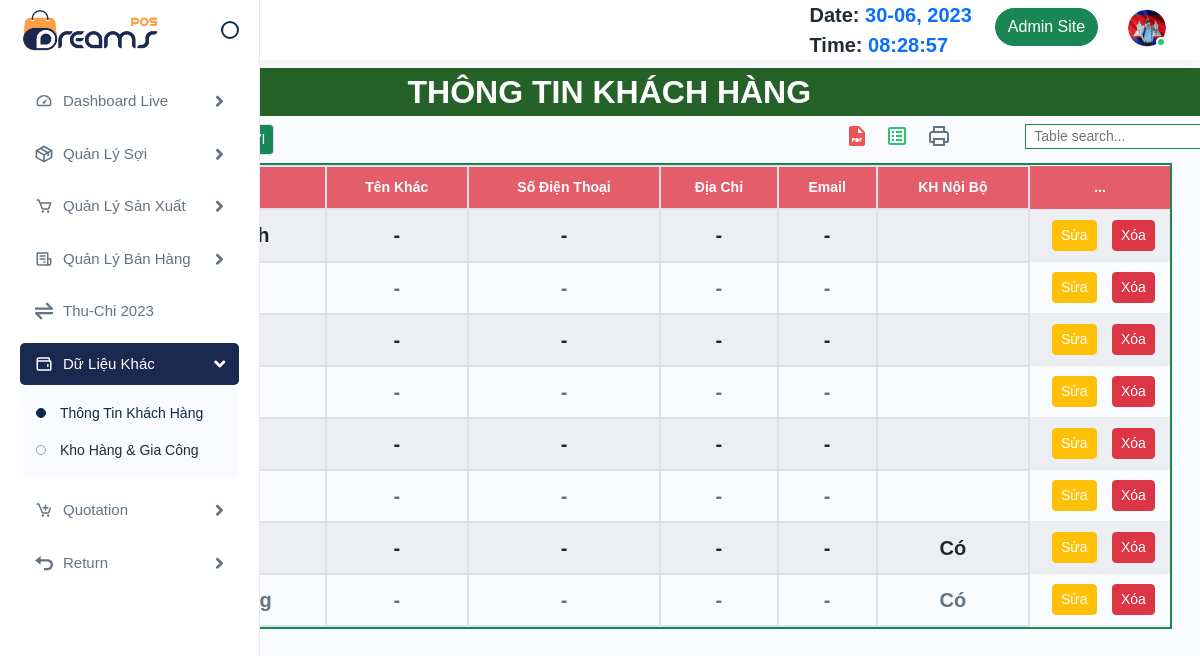
The page /data/Customer_info/ (signed in) on the database its author committed.
### QLSanXuat/models.py (models this page shows, shortened)
class KhachHang(models.Model):
    name = models.CharField(max_length=30, unique=True, verbose_name='Tên Khách Hàng:')
    real_name = models.CharField(max_length=30, null=True, blank=True, verbose_name='Tên Khác:')
    Phone_Number = PhoneField(null=True, blank=True, verbose_name='Số ĐT:')
    Address = models.CharField(max_length=100, null=True, blank=True, verbose_name='Địa Chỉ:')
    email = models.EmailField(null=True, blank=True, verbose_name='Email:')
    Own = models.BooleanField(default=False, verbose_name='Nội Bộ')
    class Meta:
        verbose_name_plural = '2.3. Khách Hàng'

### OtherData/views.py (the view)
# urls.py: path('data/Customer_info/', views.Customer_info, name='Customer_info'),
@login_required
def Customer_info(request):
    rows = KhachHang.objects.all().order_by('Own', 'id')
    context = {
        'nav': 'Cus_inf',
        'rows': rows,
    }
    return render(request, 'OtherData/Customer_info/Customer_info.html', context)

### templates/OtherData/Customer_Info/Customer_info.html (shortened to what this page needs)
{% extends 'CoreParts/base.html' %}
{% load humanize %}
{% load static %}
{% block content %}
<div class="container-fluid">
    <div class="col-md-12 mx-3 my-2" style="background-color:#256128">
        <div class="row">
            <div class="col-md-5 offset-md-3">
                <h2 class="text-center text-white fw-bold fs-2">THÔNG TIN KHÁCH HÀNG</h2>
            </div>
        </div>
    </div>
    <div class="row">
        <div class="col-md-7 offset-md-1">
            <a type="button" class="btn btn-success btn-sm border" href="{% url 'Customer_add' %}">THÊM MỚI</a>
        </div>
        <div class="col-md-2 wordset">
            <ul>
                <li>
                    <a data-bs-toggle="tooltip" data-bs-placement="top" title="" data-bs-original-title="Pdf: unavailable"
                       aria-label="pdf"><img src="{% static 'assets/img/icons/pdf.svg' %}" alt="img"></a>
                </li>
                <li>
                    <a data-bs-toggle="tooltip" data-bs-placement="top" title="" data-bs-original-title="Excel"
                       aria-label="excel"><img src="{% static 'assets/img/icons/excel.svg' %}" alt="img"></a>
                </li>
                <li>
                    <a data-bs-toggle="tooltip" data-bs-placement="top" title="" data-bs-original-title="Print: unavailable"
                       aria-label="print"><img src="{% static 'assets/img/icons/printer.svg' %}" alt="img"></a>
                </li>
            </ul>
        </div>
        <div class="col-md-2">
            <input class="border border-success px-2" type="text" id="my-filter" placeholder="Table search...">
        </div>
    </div>
    <div class="row my-2 mx-3 border border-success border-2 table-responsive" style="max-height:66vh; overflow-x:auto">
        <table class="table table-striped table-auto table-hover table-bordered table-sm table-responsive me-5">
            <thead class="bg-yarn-order">
            <tr class="text-center">
                <th scope="col" class="border text-wrap text-white" style="vertical-align:middle">Khách Hàng</th>
                <th scope="col" class="border text-wrap text-white" style="vertical-align:middle">Tên Khác</th>
                <th scope="col" class="border text-wrap text-white" style="vertical-align:middle">Số Điện Thoại</th>
                <th scope="col" class="border text-wrap text-white" style="vertical-align:middle">Địa Chỉ</th>
                <th scope="col" class="border text-wrap text-white" style="vertical-align:middle">Email</th>
                <th scope="col" class="border text-wrap text-white" style="vertical-align:middle">KH Nội Bộ</th>
                <th scope="col" class="text-white" style="width:140px; vertical-align:middle">...</th>
            </tr>
            </thead>
            <tbody>
            {% for row in rows %}
            <tr class="my-0 tr-filter">
                <td class="border text-center fw-bold fs-5">{{ row.name }}</td>
                <td class="border text-center fw-bold fs-5">{{ row.real_name|default:'-' }}</td>
                <td class="border text-center fw-bold fs-5">{{ row.Phone_Number|default:'-' }}</td>
                <td class="border text-center fw-bold fs-5">{{ row.Address|default:'-' }}</td>
                <td class="border text-center fw-bold fs-5">{{ row.email|default:'-' }}</td>
                <td class="border text-center fw-bold fs-5">{% if row.Own %} Có {% endif %}</td>
                <td class="row my-auto ms-0 me-0" style="width:140px">
                    <div class="col-md-6">
                        <a type="button"
                           class="btn btn-warning btn-sm text-white {% if not user.is_superuser and not user.is_staff %} disabled {% endif %}"
                           href="{% url 'Customer_update' pk=row.id %}">Sửa</a>
                    </div>
                    <div class="col-md-6">
                        <a type="button"
                           class="btn btn-danger btn-sm text-white {% if not user.is_superuser and not user.is_staff %} disabled {% endif %}"
                           href="{% url 'Customer_delete' pk=row.id %}">Xóa</a>
                    </div>
                </td>
            </tr>
            {% endfor %}
            </tbody>
        </table>
    </div>
</div>
{% endblock %}

### templates/CoreParts/base.html (shortened to what this page needs)
{% load static %}
<!DOCTYPE html>
<html lang="en">
<head>
    {% include 'CoreParts/First_load.html' %}
</head>
<body class="mini-sidebar">
    {% include 'CoreParts/NavBar.html' %}
    <div class="page-wrapper">
        {% block content %}
        {% endblock %}
    </div>
</body>
</html>

### templates/CoreParts/First_load.html (shortened to what this page needs)
{% load static %}
<link rel="stylesheet" href="{% static 'assets/css/Bs-custom.css' %}">
<link rel="stylesheet" href="{% static 'assets/css/animate.css' %}">
<link rel="stylesheet" href="{% static 'assets/css/dataTables.bootstrap4.min.css' %}">
<link rel="stylesheet" href="{% static 'assets/plugins/fontawesome/css/fontawesome.min.css' %}">
<link rel="stylesheet" href="{% static 'assets/plugins/fontawesome/css/all.min.css' %}">
<link rel="stylesheet" href="{% static 'assets/css/style.css' %}">
<link rel="stylesheet" type="text/css" href="{% static 'assets/css/my_custom.css' %}">

### templates/CoreParts/NavBar.html (shortened to what this page needs)
{% load static %}
{% url 'admin:index' as admin_url %}
{% now 'Y' as current_year %}
<div class="header">
    <div class="header-left">
        <a href="{% url 'main_page' %}" class="logo">
            <img src="{% static 'assets/img/logo.png' %}" alt="">
        </a>
        <a id="toggle_btn" href="javascript:void(0);"></a>
    </div>
    <ul class="nav user-menu">
        <li class="nav-item">
            <div class="fs-5 fw-bold me-0 px-2">
                <p class="mb-0">Date: <span class="text-primary" id="clock-date"></span> </p>
                <p class="mb-0">Time: <span class="text-primary" id="clock"></span> </p>
            </div>
        </li>
        {% if user.is_superuser %}
        <li class="nav-item">
            <div class="container">
                <a class = "btn btn-success rounded-pill round-5 mt-2" href="{{ admin_url }}">Admin Site</a>
            </div>
        </li>
        {% endif %}
        <li class="nav-item dropdown has-arrow main-drop">
            <a href="javascript:void(0);" class="dropdown-toggle nav-link userset" data-bs-toggle="dropdown">
                <span class="user-img"><img src="{% static 'assets/img/profiles/avator1.jpg' %}" alt="">
                <span class="status online"></span></span>
            </a>
        </li>
    </ul>
</div>
<div class="sidebar" id="sidebar">
    <div class="sidebar-inner slimscroll">
        <div id="sidebar-menu" class="sidebar-menu">
            <ul>
                <li class="submenu">
                    <a href="javascript:void(0);"><img src="{% static 'assets/img/icons/dashboard.svg' %}" alt="img"><span> Dashboard Live</span><span class="menu-arrow"></span> </a>
                </li>
                <li class="submenu">
                    <a href="javascript:void(0);"><img src="{% static 'assets/img/icons/product.svg' %}" alt="img"><span> Quản Lý Sợi</span> <span class="menu-arrow"></span></a>
                </li>
                <li class="submenu">
                    <a href="javascript:void(0);"><img src="{% static 'assets/img/icons/sales1.svg' %}" alt="img"><span> Quản Lý Sản Xuất</span> <span class="menu-arrow"></span></a>
                </li>
                <li class="submenu">
                    <a href="javascript:void(0);"><img src="{% static 'assets/img/icons/purchase1.svg' %}" alt="img"><span> Quản Lý Bán Hàng</span> <span class="menu-arrow"></span></a>
                </li>
                <li class="{% if nav == 'ledger' %} active {% endif %}">
                    <a href="{% url 'ledger_view_hn' current_year %}"><img src="{% static 'assets/img/icons/transfer1.svg' %}" alt="img"><span> Thu-Chi {{ current_year }}</span></a>
                </li>
                <li class="submenu">
                    <a href="javascript:void(0);"><img src="{% static 'assets/img/icons/expense1.svg' %}" alt="img"><span> Dữ Liệu Khác</span> <span class="menu-arrow"></span></a>
                    <ul>
                        <li><a href="{% url 'Customer_info' %}"{% if nav == 'Cus_inf' %} class="active" {% endif %}>Thông Tin Khách Hàng</a></li>
                        <li><a href="{% url 'WH_OS_ALL' %}"{% if nav == 'wh_os' %} class="active" {% endif %}>Kho Hàng & Gia Công</a></li>
                    </ul>
                </li>
                <li class="submenu">
                    <a href="javascript:void(0);"><img src="{% static 'assets/img/icons/quotation1.svg' %}" alt="img"><span> Quotation</span> <span class="menu-arrow"></span></a>
                </li>
                <li class="submenu">
                    <a href="javascript:void(0);"><img src="{% static 'assets/img/icons/return1.svg' %}" alt="img"><span> Return</span> <span class="menu-arrow"></span></a>
                </li>
            </ul>
        </div>
    </div>
</div>

### templates/CoreParts/Last_load.html (shortened to what this page needs)
{% load static %}

### static/assets/css/my_custom.css (style rules this page uses)
thead { position: sticky; top: 0; z-index: 1; }

### rows shown on the page
KhachHang: real_name "-", Phone_Number "-", Address "-", email "-"
KhachHang: real_name "-", Phone_Number "-", Address "-", email "-"
KhachHang: real_name "-", Phone_Number "-", Address "-", email "-"
KhachHang: real_name "-", Phone_Number "-", Address "-", email "-"
KhachHang: real_name "-", Phone_Number "-", Address "-", email "-"
KhachHang: real_name "-", Phone_Number "-", Address "-", email "-"
KhachHang: real_name "-", Phone_Number "-", Address "-", email "-", Own "Có"
KhachHang: real_name "-", Phone_Number "-", Address "-", email "-", Own "Có"

### other values the page prints
{{ current_year }} "2023"
